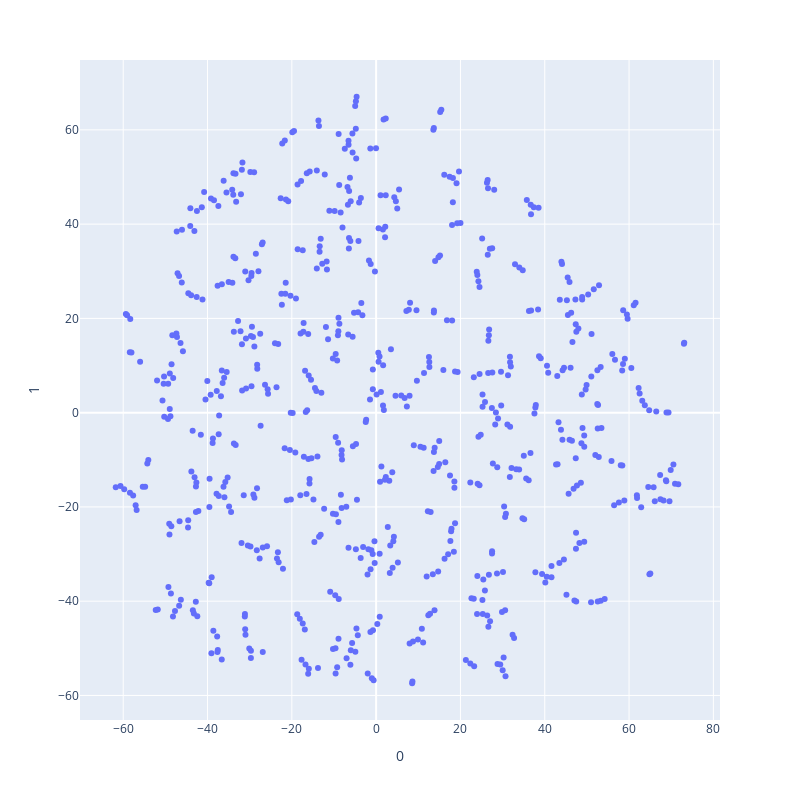

Here is the notebook cell this chart was saved with:
### Code cell
fig = px.scatter(
    projections, 
    x=0, y=1,
    hover_name = np.array(vocab),
    width=800, 
    height=800
)
fig.show()

### Figure 1 — Plotly figure (JSON) as saved in the notebook; plotly's stock layout.template omitted (floating-point values rounded to 4 significant figures; data arrays with more than 128 entries replaced by an {"elided": "..."} marker saying what was removed)
{"data": [{"hovertemplate": "<b>%{hovertext}</b><br><br>0=%{x}<br>1=%{y}<extra></extra>", "hovertext": {"elided": "675 str values"}, "legendgroup": "", "marker": {"color": "#636efa", "symbol": "circle"}, "mode": "markers", "name": "", "orientation": "v", "showlegend": false, "type": "scatter", "x": {"elided": "675 float values"}, "xaxis": "x", "y": {"elided": "675 float values"}, "yaxis": "y"}], "layout": {"height": 800, "legend": {"tracegroupgap": 0}, "margin": {"t": 60}, "width": 800, "xaxis": {"anchor": "y", "autorange": true, "domain": [0, 1], "range": [-70.25, 81.57], "title": {"text": "0"}, "type": "linear"}, "yaxis": {"anchor": "x", "autorange": true, "domain": [0, 1], "range": [-65.21, 74.83], "title": {"text": "1"}, "type": "linear"}}}
